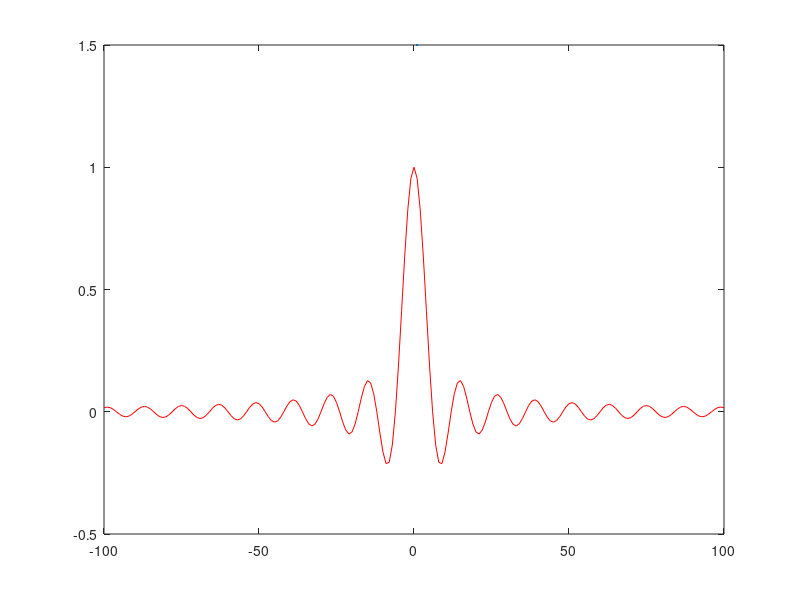

Write the MATLAB code that produced this figure. (Note: this script raises an error after producing the figure.)
t = -100:1:100;
x1c = sinc(t./6);
plot(t,x1c,'r',LineWidth=1.5);
hold on
n = -100:5:100;
T1 = 6;
T_1 = 100*T1;
X1= sinc((n.*T_1)./6);
stem(n,X1,'b',LineWidth=1.5);
%ylim([-0.01,0.01]);
hold off
legend('x_{c}(t)', 'x[n]');
xlabel('n');
ylabel('x_{1}');